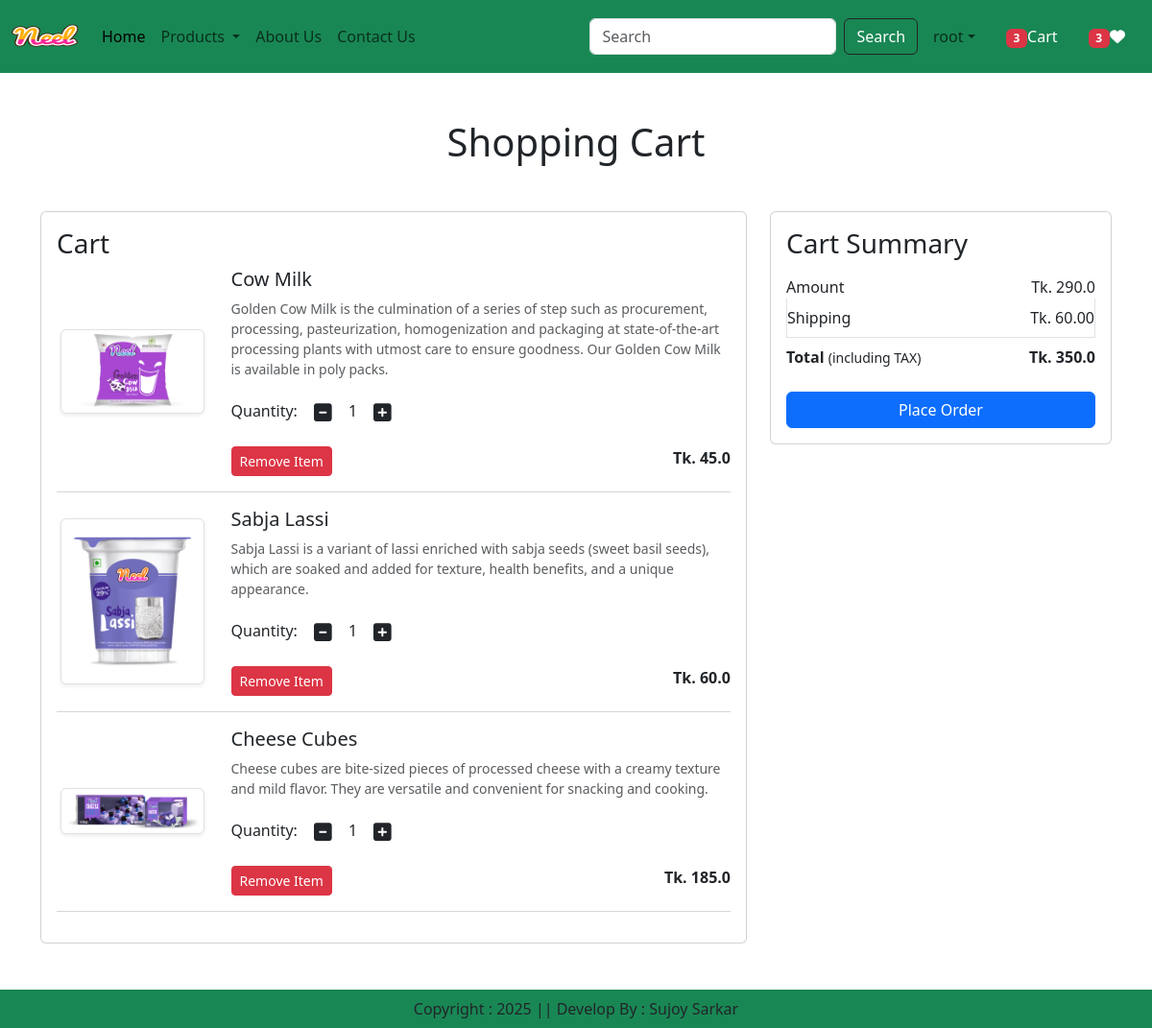
The app's page /cart/ (signed in) with its own data.
### app/models.py (models this page shows, shortened)
class Cart(models.Model):
    user = models.ForeignKey(User, on_delete=models.CASCADE)
    product = models.ForeignKey(Product, on_delete=models.CASCADE)
    quantity = models.PositiveIntegerField(default=1)

class Product(models.Model):
    title = models.CharField(max_length=100)
    selling_price = models.FloatField()
    discounted_price = models.FloatField()
    description = models.TextField()
    composition = models.TextField(default='')
    prodapp = models.TextField(default='')
    category = models.CharField(choices=CATEGORY_CHOICES, max_length=2)
    product_image = models.ImageField(upload_to='product')

### app/views.py (the view)
# urls.py: path('cart/', views.show_cart, name='showcart'),
def show_cart(request):
    user = request.user
    cart = Cart.objects.filter(user=user)
    amount = 0
    for p in cart:
        value = p.quantity * p.product.discounted_price
        amount = amount + value
    totalamount = amount + 60
    totalitem = 0
    wishitem = 0
    if request.user.is_authenticated:
        totalitem = len(Cart.objects.filter(user=request.user))
        wishitem = len(Wishlist.objects.filter(user=request.user))
    return render(request, 'app/addtocart.html', locals())

### app/templates/app/addtocart.html (shortened to what this page needs)
{% extends 'app/base.html' %}
{% load static %}
{% block main-content %}
<div class="container my-5">
  <div class="row">
    {% if cart %}
      <h1 class="text-center mb-5">Shopping Cart</h1>
      <div class="col-sm-8">
        <div class="card">
          <div class="card-body">
            <h3>Cart</h3>
            {% for item in cart %}
              <div class="row">
                <div class="col-sm-3 text-center align-self-center"><img src="{{ item.product.product_image.url }}" alt="{{ item.product.title }}"
                       class="img-fluid img-thumbnail shadow-sm" height="150" width="150"></div>
                <div class="col-sm-9">
                  <div>
                    <h5>{{ item.product.title }}</h5>
                    <p class="mb-2 text-muted small">{{ item.product.description }}</p>
                    <div class="my-3">
                      <label for='quantity'>Quantity:</label>
                      <a class="minus-cart btn" pid="{{ item.product.id }}"><i class="fas fa-minus-square fa-lg"></i></a>
                      <span id="quantity">{{ item.quantity }}</span>
                      <a class="plus-cart btn" pid="{{ item.product.id }}"><i class="fas fa-plus-square fa-lg"></i></a>
                    </div>
                    <div class="d-flex justify-content-between">
                      <a href="" class="remove-cart btn btn-sm btn-danger mr-3" pid="{{ item.product.id }}">Remove Item</a>
                      <p class="mb-0"><span><strong>Tk. {{ item.product.discounted_price}}</strong></span></p>
                    </div>
                  </div>
                </div>
              </div>
              <hr class="text-muted">
            {% endfor %}
          </div>
        </div>
      </div>
      <div class="col-sm-4">
        <div class="card">
          <div class="card-body">
            <h3>Cart Summary</h3>
            <ul class="list-group">
              <li class="list-group-item d-flex justify-content-between align-items-center border-0 px-0 pb-0">
                Amount
                <span id="amount">Tk. {{amount}}</span>
              </li>
              <li class="list-group-item d-flex justify-content-between align-items-center px-0">
                Shipping
                <span>Tk. 60.00</span>
              </li>
              <li class="list-group-item d-flex justify-content-between align-items-center border-0 px-0 mb-3">
                <div>
                  <strong>Total</strong> <small>(including TAX)</small>
                </div>
                <span id="totalamount">
                  <strong>
                    Tk. {{totalamount}}
                  </strong>
                </span>
              </li>
            </ul>
            <div class="d-grid">
              <a href="{% url 'checkout' %}" class="btn btn-primary">Place Order</a>
            </div>
          </div>
        </div>
      </div>
    {% else %}
      <h1 class="text-center mb-5">Cart is Empty</h1>
    {% endif %}
  </div>
</div>
{% endblock main-content %}

### app/templates/app/base.html (shortened to what this page needs)
<!DOCTYPE html>
{% load static %}
<html lang="en">
<head>
    <link href="https://cdn.jsdelivr.net/npm/bootstrap@5.3.3/dist/css/bootstrap.min.css" rel="stylesheet">
    <link rel = "stylesheet" href = "{% static 'app/css/owl.carousel.min.css' %}" />
    <link rel = "stylesheet" href = "{% static 'app/css/all.min.css' %}" />
    <link rel = "stylesheet" href = "{% static 'app/css/style.css' %}" />
</head>
<body>
    <nav class="navbar navbar-expand-lg navbar dark bg-success">
        <div class="container-fluid">
          <a class="navbar-brand" href="#">
            <img src = "{% static "app/images/neel.png" %}" width = "70" height = "50" >
          </a>
          <div class="collapse navbar-collapse" id="navbarSupportedContent">
            <ul class="navbar-nav me-auto mb-2 mb-lg-0">
              {% if request.user.is_authenticated %}
              <li class="nav-item">
                <a class="nav-link active" aria-current="page" href="/">Home</a>
              </li>
              <li class="nav-item dropdown">
                <a class="nav-link dropdown-toggle" href="#" role="button" data-bs-toggle="dropdown" aria-expanded="false">
                  Products
                </a>
              </li>
              <li class="nav-item">
                <a class="nav-link" href="{% url "about" %}">About Us</a>
              </li>
              <li class="nav-item">
                <a class="nav-link" href="{% url "contact" %}">Contact Us</a>
              </li>
            </ul>
            <form class="d-flex" role="search" action="/search">
              <input class="form-control me-2" type="search" placeholder="Search" name="search" aria-label="Search">
              <button class="btn btn-outline-dark text-white" type="submit">Search</button>
            </form>
          </div>
          <ul class="navbar-nav me-auto mb-2 mb-lg-0">
            <li class = "nav-item dropdown mx-2">
              <a class="nav-link dropdown-toggle" href="#" role="button" data-bs-toggle="dropdown" aria-expanded="false">{{ request.user.username }}</a>
            </li>
            <li class = "nav-item dropdown mx-2">
              <a href = "{% url "showcart" %}" class = "nav-link text-white"><span class="badge bg-danger">{% if totalitem > 0 %} {{totalitem}} {% endif %}</span>Cart</a>
            </li>
            <li class = "nav-item dropdown mx-2">
              <a href = "{% url "showwishlist" %}" class = "nav-link text-white"><span class="badge bg-danger">{% if wishitem > 0 %} {{wishitem}} {% endif %}</span><i class="fa fa-heart"></i></a>
            </li>
            {% endif %}
          </ul>
        </div>
      </nav>
      {% block main-content %}{% endblock main-content %}
      <footer class = "container-fluid fixed bottom bg-success text-center p-2 mt-5">
        Copyright : 2025 || Develop By : Sujoy Sarkar
      </footer>
</body>
</html>

### records on screen
Cart: product.product_image (picture), product "Cow Milk", product.description "Golden Cow Milk is the culmination of a series of step such as procurement, processing, pasteurization, homogenization and packaging at state-of-the-art processing plants with utmost care to ensure goodness. Our Golden Cow Milk is available in poly packs.", quantity "1", product.discounted_price "45.0"
Cart: product.product_image (picture), product "Sabja Lassi", product.description "Sabja Lassi is a variant of lassi enriched with sabja seeds (sweet basil seeds), which are soaked and added for texture, health benefits, and a unique appearance.", quantity "1", product.discounted_price "60.0"
Cart: product.product_image (picture), product "Cheese Cubes", product.description "Cheese cubes are bite-sized pieces of processed cheese with a creamy texture and mild flavor. They are versatile and convenient for snacking and cooking.", quantity "1", product.discounted_price "185.0"

### other values on screen
{{ request.user.username }} "root"
{{ totalitem }} "3"
{{ wishitem }} "3"
{{ amount }} "290.0"
{{ totalamount }} "350.0"
